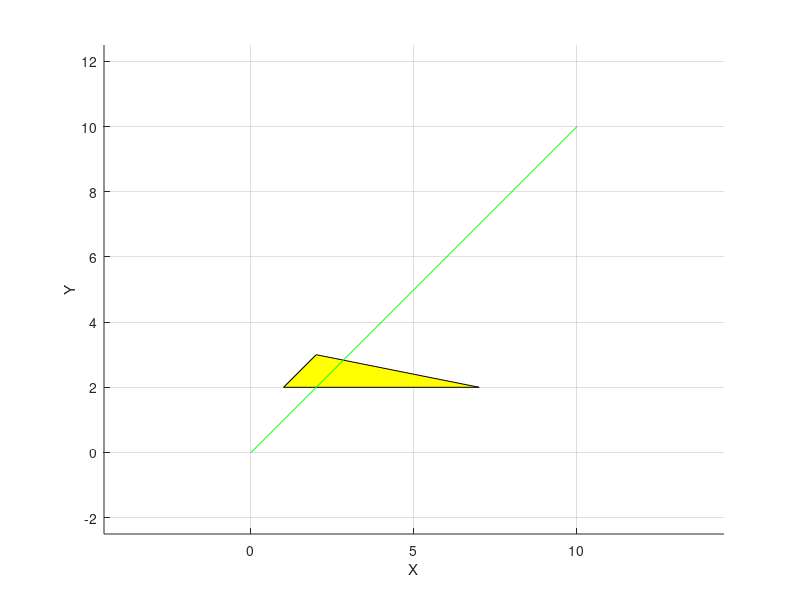

Write the MATLAB code that produced this figure. (Note: this script raises an error after producing the figure.)
clc;
clear;
close all;

%% test ggneratrix
plane=@(x,y,z) x+2*y+3*z+4;
[X,Y]=meshgrid(-20:0.25:20);
[m,n]=size(X);
init = zeros(m,n);
Z = (-4-X-2*Y)/3;
% mesh(X,Y,Z)
j1 = [0 0 10];
j2 = [10 10 0];
R = 5;
vertexes = [1 2 -3;2 3 -4;7 2 -5];
patch(vertexes([1,2,3],1),vertexes([1,2,3],2),vertexes([1,2,3],3),'y');
xlabel('X')
ylabel('Y')
zlabel('Z')
axis on
grid on
axis equal
hold on
plot3([j1(1),j2(1)],[j1(2),j2(2)],[j1(3),j2(3)],'g');
[j1g,j2g] = ggeneratrix(j1,j2,vertexes,R);
plot3([j1g(1),j2g(1)],[j1g(2),j2g(2)],[j1g(3),j2g(3)],'r--');
%% test projToPlane
a=1;
b=2;
c=3;
d=4;
j1gp = projToPlane(j1g, a, b, c, d);
j2gp = projToPlane(j2g, a, b, c, d);

%% test inPlane
for i = 0:0.2:1
    if ~inPlane(j1gp+(j2gp-j1gp)*i,vertexes)
        error("算法有误，请仔细检查")
    end
end
%% test lineIntersect
% 与障碍平面有两个交点的情况
vertexes = [vertexes; vertexes(1, :)];
intersection = [];
intersectEdgeS = [];
intersectEdgeE = [];
Nnum = 0;

for i = 1:size(vertexes, 1) - 1
    if Nnum == inf
        break
    end
    [num,inters] = lineIntersect(j1gp, j2gp, vertexes(i, :), ...
        vertexes(i + 1, :));
    if num > 0
        Nnum = Nnum + num;
        intersection = [intersection;inters];
        intersectEdgeS = [intersectEdgeS;vertexes(i,:)];
        intersectEdgeE = [intersectEdgeE;vertexes(i+1,:)];
    end
end
disp(['交点个数：',size(intersection,1)]);
plot3(intersection(:,1),intersection(:,2),intersection(:,3),'mo')
plot3([intersectEdgeS(1,1),intersectEdgeE(1,1)],[intersectEdgeS(1,2),intersectEdgeE(1,2)],...
    [intersectEdgeS(1,3),intersectEdgeE(1,3)],'-ro')
plot3([intersectEdgeS(2,1),intersectEdgeE(2,1)],[intersectEdgeS(2,2),intersectEdgeE(2,2)],...
    [intersectEdgeS(2,3),intersectEdgeE(2,3)],'-ro')

% 与障碍平面有无数交点的情况（与牟边重合）
j1gp = [0 1 -2];
j2gp = [3 4 -5];
plot3([j1gp(1),j2gp(1)],[j1gp(2),j2gp(2)],[j1gp(3),j2gp(3)],'r--');

intersection = [];
intersectEdgeS = [];
intersectEdgeE = [];
Nnum = 0;

for i = 1:size(vertexes, 1) - 1
    if Nnum == inf
        break
    end
    [num,inters] = lineIntersect(j1gp, j2gp, vertexes(i, :), ...
        vertexes(i + 1, :));
    if num > 0
        Nnum = Nnum + num;
        intersection = [intersection;inters];
        intersectEdgeS = [intersectEdgeS;vertexes(i,:)];
        intersectEdgeE = [intersectEdgeE;vertexes(i+1,:)];
    end
end
disp(['交点个数：',size(intersection,1)]);
plot3(intersection(:,1),intersection(:,2),intersection(:,3),'mo')
plot3([intersectEdgeS(1,1),intersectEdgeE(1,1)],[intersectEdgeS(1,2),intersectEdgeE(1,2)],...
    [intersectEdgeS(1,3),intersectEdgeE(1,3)],'-ro')

